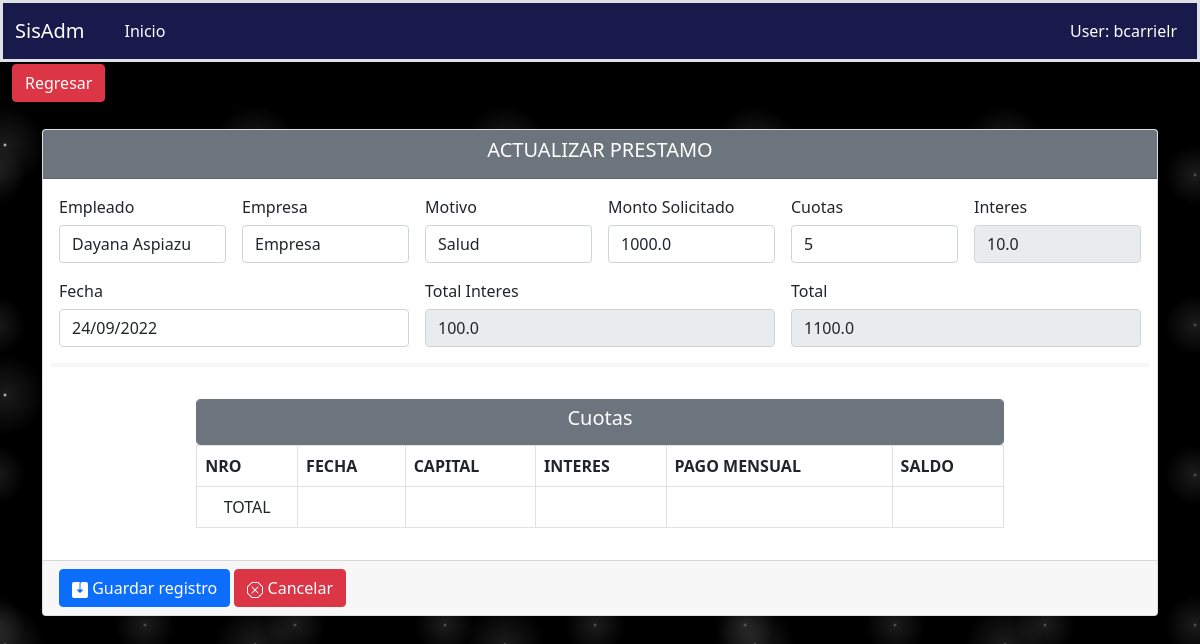
Page /novedades/actualizarprestamos/1 on the committed database.
### aplicaciones/novedades/models.py (models this page shows, shortened)
class FacturaPrestamo(models.Model):
    id = models.AutoField(primary_key=True)
    capital = models.FloatField(blank=False, null=True ,default=0)
    motivo = models.CharField(max_length=1, choices=MOTIVO,default=MOTIVO[0][0], blank=True, null=True)
    cuotas = models.IntegerField(blank=False, null=True,default=1)
    interes = models.FloatField(blank=False, null=True,default=10)
    empleado = models.ForeignKey(Empleado, on_delete=models.CASCADE,unique=True)
    empresa = models.ForeignKey(Empresas, on_delete=models.CASCADE)
    totalinteres = models.FloatField(blank=False, null=True, default=0)
    total =models.FloatField(blank=False, null=True, default=0)
    fecha = models.DateField(default=now, blank=False, null=True)
    fechainicio= models.DateField(blank=False, null=True)
    class Meta:
        verbose_name = "Prestamo"
        verbose_name_plural = "Prestamos"
        ordering = ['id']

### aplicaciones/novedades/views/prestamos/views.py (the view)
# urls.py: path('actualizarprestamos/<int:pk>', ActualizarPrestamo.as_view(), name="actualizarprestamos"),
class ActualizarPrestamo(UpdateView):
    model = FacturaPrestamo
    template_name = "prestamos/crearprestamos.html"
    success_url = reverse_lazy('novedades:lisprestamos')
    form_class = PrestamoForm
    def get_context_data(self, **kwargs):
        context = super().get_context_data(**kwargs)
        context['action_save'] = self.request.path
        context['titulo'] = 'ACTUALIZAR PRESTAMO'
        context['url_anterior'] = '/novedades/lisprestamos'
        context['listar_url'] = '/novedades/lisprestamos'
        return context

### aplicaciones/novedades/forms.py
class PrestamoForm(ModelForm):
    def __init__(self,*args,**kwargs):
        super().__init__(*args,**kwargs)
        for form in self.visible_fields():
            form.field.widget.attrs['class'] = 'form-control'
            form.field.widget.attrs['autocomplete'] = 'off'
        self.fields['empresa'].widget.attrs['autofocus'] = True
        self.fields['interes'].widget.attrs = {'readonly': True, 'class': 'form-control'}
        self.fields['totalinteres'].widget.attrs = {'readonly':True,'class':'form-control'}
        self.fields['total'].widget.attrs = {'readonly':True,'class':'form-control'}
    class Meta:
        model = FacturaPrestamo
        fields = '__all__'
        widgets = {
            'fechainicio': forms.TextInput(attrs={'class': 'form-control','type': 'date'}),
        }

### aplicaciones/novedades/models.py (called while the page is built)
    def __str__(self):
        return "{}".format(self.nombres)

    def __str__(self):
        return "{}".format(self.nombre)

### aplicaciones/novedades/templates/prestamos/crearprestamos.html (shortened to what this page needs)
{% extends 'formulario.html' %}
{% load static %}
{% block controls %}
    <form action="post" >
       <form class="row g-3 needs-validation shadow-lg p-3 mb-5 bg-body rounded">
            <div class="col-md-2 ">
                <label for="solicitud"><h6>Empleado</h6></label>
                  {{ form.empleado }}
              </div>
              <div class="col-md-2">
                <label for="fecha"><h6>Empresa</h6></label>
                {{ form.empresa }}
              </div>
              <div class="col-md-2">
                <label for="solicitud"><h6>Motivo</h6></label>
                  {{ form.motivo }}
            </div>
            <div class="col-md-2">
              <label for="monto" ><h6>Monto Solicitado</h6></label>
              {{ form.capital }}
            </div>
            <div class="col-md-2">
              <label for="cuota"><h6>Cuotas</h6></label>
              {{ form.cuotas }}
            </div>
            <div class="col-md-2">
              <label for="cuota"><h6>Interes</h6></label>
              {{ form.interes }}
            </div>
           <div class="col-md-4">
              <label for="cuota"><h6>Fecha</h6></label>
              {{ form.fecha }}
            </div>
            <div class="col-md-4">
              <label for="cuota"><h6>Total Interes</h6></label>
              {{ form.totalinteres }}
            </div>
            <div class="col-md-4">
              <label for="cuota"><h6>Total</h6></label>
              {{ form.total }}
            </div>
        </form>
        <hr class="border border-2">
        <div class="container col-md-9">
          <button type="button" class="btn btn-secondary form-control" id="btnArticulos" onclick="gen_table();"><h5>Cuotas</h5></button>
          <table class="table table-bordered" id="data">
              <thead>
                <tr>
                  <th>NRO</th>
                  <th>FECHA</th>
                  <th>CAPITAL</th>
                  <th>INTERES</th>
                  <th>PAGO MENSUAL</th>
                  <th>SALDO</th>
                </tr>
              </thead>
             <tfoot class="text-center">
               <tr>
                   <td class="ft">TOTAL</td>
                   <td></td>
                   <td id="totalcapital"></td>
                   <td id="totalinteres"></td>
                   <td id="totalpagar"></td>
                   <td></td>
               </tr>
           </tfoot>
          </table>
        </div>
    </form>
{% endblock %}

### static/css/estilos.css (style rules this page uses)
body { background-color:black; background-image: radial-gradient(white, rgba(255,255,255,.2) 2px, transparent 40px), radial-gradient(white, rgba(255,255,255,.15) 1px, transparent 30px), radial-gradient(white, rgba(255,255,255,.1) 2px, transparent 40px), radial-gradient(rgba(255,255,255,.4), rgba(255,255,255,.1) 2px, transparent 30px); background-size: 550px 550px, 350px 350px, 250px 250px, 150px 150px; background-position: 0 0, 40px 60px, 130px 270px, 70px 100px; color: #171a4a; }

### rows in the picture
FacturaPrestamo: empleado "Dayana Aspiazu", empresa "Empresa", motivo "Salud", capital "1000.0", cuotas "5", interes "10.0", fecha "24/09/2022", totalinteres "100.0", total "1100.0"

### other values in the picture
{{ titulo }} "ACTUALIZAR PRESTAMO"
